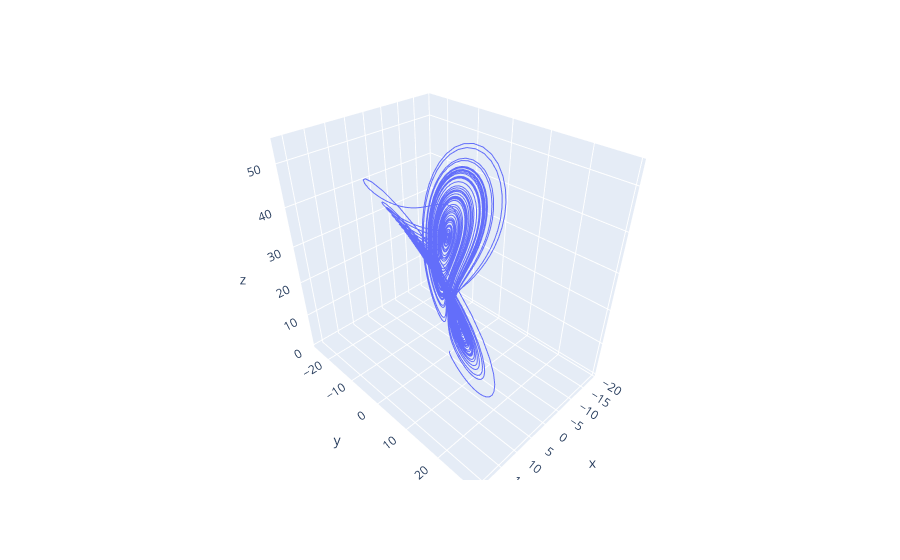

Notebook code for this chart:
### Code cell
import tasks
from plotly import express as px

X_train, Y_train, X_test, Y_test = tasks.generate_chaotic_forecasting(10000, 1, 0.8)
print(X_train.shape, Y_train.shape, X_test.shape, Y_test.shape)

px.line_3d(x=X_train[0, :, 0], y=X_train[0, :, 1], z=X_train[0, :, 2])

### Figure 1 — Plotly figure (JSON) as saved in the notebook; plotly's stock layout.template omitted (floating-point values rounded to 4 significant figures; data arrays with more than 128 entries replaced by an {"elided": "..."} marker saying what was removed)
{"data": [{"hovertemplate": "x=%{x}<br>y=%{y}<br>z=%{z}<extra></extra>", "legendgroup": "", "line": {"color": "#636efa", "dash": "solid"}, "marker": {"symbol": "circle"}, "mode": "lines", "name": "", "scene": "scene", "showlegend": false, "type": "scatter3d", "x": {"elided": "8000 float values"}, "y": {"elided": "8000 float values"}, "z": {"elided": "8000 float values"}}], "layout": {"legend": {"tracegroupgap": 0}, "margin": {"t": 60}, "scene": {"domain": {"x": [0, 1], "y": [0, 1]}, "xaxis": {"title": {"text": "x"}}, "yaxis": {"title": {"text": "y"}}, "zaxis": {"title": {"text": "z"}}}}}
